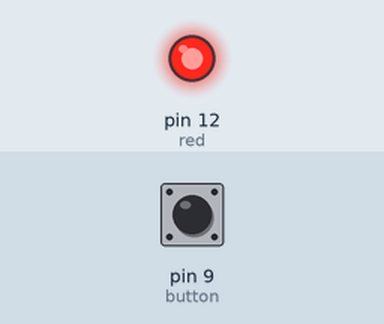
Recording of a sketch running on a simulated Arduino Uno, built with avr-gcc and run on an emulated ATmega328P. Parts: output pins drawn as LEDs (lit = HIGH). The inputs (shaded band) are chosen by the test bench; at power-on: pin 9 (button) HIGH.

Above: at 1.2 s.
1.3 s: pin 9 (button) pulled LOW for 0.15 s
At 1.37 s:
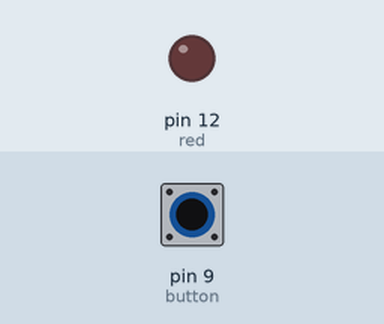
2.9 s: pin 9 (button) pulled LOW for 3.2 s
At 7.1 s:
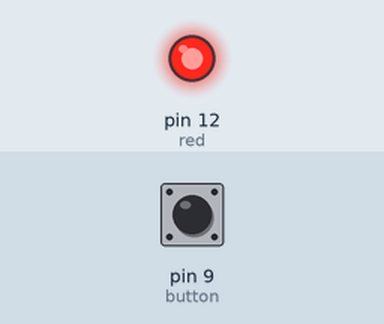
Timing chart, 0 to 8.6 s (numbered marks = the images above; inputs shaded):
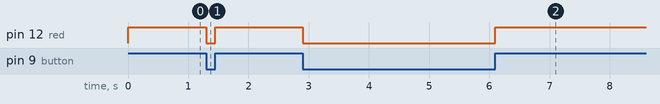

The sketch:

pullup_resistor.ino
```cpp
int red = 12;
int button = 9;

void setup() {
  // put your setup code here, to run once:
pinMode(red, OUTPUT);
pinMode(button, INPUT);
digitalWrite(red, HIGH);
}

void loop() {
  // put your main code here, to run repeatedly:
int state = digitalRead(button);
  if(state == LOW){
      digitalWrite(red, LOW);
  }else{
    digitalWrite(red, HIGH);
  }
}
```

Measured:
- after the input at 1.3 s, pin 12 (red): HIGH → LOW at once, → HIGH 0.15 s later
- after the input at 2.9 s, pin 12 (red): HIGH → LOW at once, → HIGH 3.2 s later
